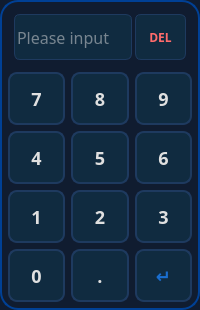
<?xml version="1.0" encoding="UTF-8"?>
<ui version="4.0">
 <class>numberkeypad</class>
 <widget class="QFrame" name="numberkeypad">
  <property name="geometry">
   <rect>
    <x>0</x>
    <y>0</y>
    <width>200</width>
    <height>310</height>
   </rect>
  </property>
  <property name="minimumSize">
   <size>
    <width>200</width>
    <height>310</height>
   </size>
  </property>
  <property name="maximumSize">
   <size>
    <width>240</width>
    <height>372</height>
   </size>
  </property>
  <property name="font">
   <font>
    <family>WenQuanYi Micro Hei</family>
    <pointsize>12</pointsize>
   </font>
  </property>
  <property name="cursor">
   <cursorShape>BlankCursor</cursorShape>
  </property>
  <property name="contextMenuPolicy">
   <enum>Qt::NoContextMenu</enum>
  </property>
  <property name="windowTitle">
   <string>NumberKeyPad</string>
  </property>
  <property name="styleSheet">
   <string notr="true">#numberkeypad{
	background-color: #101C30;
	border-radius: 18px;
	border: 2px solid #004095;
}</string>
  </property>
  <property name="locale">
   <locale language="Chinese" country="China"/>
  </property>
  <property name="lineWidth">
   <number>0</number>
  </property>
  <layout class="QVBoxLayout" name="verticalLayout" stretch="1,4">
   <property name="spacing">
    <number>6</number>
   </property>
   <property name="leftMargin">
    <number>6</number>
   </property>
   <property name="topMargin">
    <number>6</number>
   </property>
   <property name="rightMargin">
    <number>6</number>
   </property>
   <property name="bottomMargin">
    <number>6</number>
   </property>
   <item>
    <layout class="QHBoxLayout" name="horizontalLayout" stretch="7,3">
     <property name="spacing">
      <number>3</number>
     </property>
     <property name="leftMargin">
      <number>6</number>
     </property>
     <property name="topMargin">
      <number>6</number>
     </property>
     <property name="rightMargin">
      <number>6</number>
     </property>
     <property name="bottomMargin">
      <number>6</number>
     </property>
     <item>
      <widget class="QLineEdit" name="displayfield">
       <property name="sizePolicy">
        <sizepolicy hsizetype="Preferred" vsizetype="Preferred">
         <horstretch>0</horstretch>
         <verstretch>0</verstretch>
        </sizepolicy>
       </property>
       <property name="minimumSize">
        <size>
         <width>0</width>
         <height>0</height>
        </size>
       </property>
       <property name="font">
        <font>
         <family>WenQuanYi Micro Hei</family>
         <pointsize>-1</pointsize>
        </font>
       </property>
       <property name="cursor">
        <cursorShape>IBeamCursor</cursorShape>
       </property>
       <property name="mouseTracking">
        <bool>false</bool>
       </property>
       <property name="focusPolicy">
        <enum>Qt::NoFocus</enum>
       </property>
       <property name="contextMenuPolicy">
        <enum>Qt::NoContextMenu</enum>
       </property>
       <property name="acceptDrops">
        <bool>false</bool>
       </property>
       <property name="styleSheet">
        <string notr="true">#displayfield {
    background-color: #102B40;
    border: 1px solid #1E3A5F;
    border-radius: 6px;
    font-size: 16px;
	color: #E0E0E0;
}</string>
       </property>
       <property name="frame">
        <bool>true</bool>
       </property>
       <property name="alignment">
        <set>Qt::AlignLeading|Qt::AlignLeft|Qt::AlignVCenter</set>
       </property>
       <property name="readOnly">
        <bool>true</bool>
       </property>
       <property name="placeholderText">
        <string>Please input</string>
       </property>
       <property name="clearButtonEnabled">
        <bool>false</bool>
       </property>
      </widget>
     </item>
     <item>
      <widget class="QPushButton" name="deletebtn">
       <property name="sizePolicy">
        <sizepolicy hsizetype="Preferred" vsizetype="Preferred">
         <horstretch>0</horstretch>
         <verstretch>0</verstretch>
        </sizepolicy>
       </property>
       <property name="font">
        <font>
         <family>WenQuanYi Micro Hei</family>
         <pointsize>-1</pointsize>
         <weight>75</weight>
         <bold>true</bold>
        </font>
       </property>
       <property name="cursor">
        <cursorShape>BlankCursor</cursorShape>
       </property>
       <property name="focusPolicy">
        <enum>Qt::NoFocus</enum>
       </property>
       <property name="contextMenuPolicy">
        <enum>Qt::NoContextMenu</enum>
       </property>
       <property name="styleSheet">
        <string notr="true">#deletebtn{
    background-color: #102B40;
    border: 1px solid #1E3A5F;
    border-radius: 6px;
	font-weight: bold;
	font-size: 12px;
	color: #FF6B6B;
}
#deletebtn:pressed {
    background-color: #1E3A5F;
    border-color: #1A6ECF;
}
#deletebtn:disabled {
    border-color: #1A2A3A;
	color: #4A5A6A;
}</string>
       </property>
       <property name="text">
        <string>DEL</string>
       </property>
      </widget>
     </item>
    </layout>
   </item>
   <item>
    <widget class="QFrame" name="keypadframe">
     <property name="font">
      <font>
       <family>WenQuanYi Micro Hei</family>
       <pointsize>12</pointsize>
      </font>
     </property>
     <property name="cursor">
      <cursorShape>BlankCursor</cursorShape>
     </property>
     <property name="contextMenuPolicy">
      <enum>Qt::NoContextMenu</enum>
     </property>
     <property name="styleSheet">
      <string notr="true">#keypadframe {
    background-color: transparent;
    border: none;
}

#keypadframe QPushButton {
    background-color: #102B40;
    border: 1.8px solid #1E3A5F;
    border-radius: 9px;
    font-weight: bold;
	font-size: 18px;
	color: #E0E0E0;
}
#keypadframe QPushButton:pressed {
    background-color: #1E3A5F;
    border-color: #1A6ECF;
}
#keypadframe #btnenter{
	color: #1A6ECF;
}</string>
     </property>
     <property name="lineWidth">
      <number>0</number>
     </property>
     <layout class="QGridLayout" name="keypadGrid">
      <property name="leftMargin">
       <number>0</number>
      </property>
      <property name="topMargin">
       <number>0</number>
      </property>
      <property name="rightMargin">
       <number>0</number>
      </property>
      <property name="bottomMargin">
       <number>0</number>
      </property>
      <property name="spacing">
       <number>6</number>
      </property>
      <item row="0" column="0">
       <widget class="QPushButton" name="btn7">
        <property name="sizePolicy">
         <sizepolicy hsizetype="Preferred" vsizetype="Preferred">
          <horstretch>0</horstretch>
          <verstretch>0</verstretch>
         </sizepolicy>
        </property>
        <property name="minimumSize">
         <size>
          <width>0</width>
          <height>0</height>
         </size>
        </property>
        <property name="font">
         <font>
          <family>WenQuanYi Micro Hei</family>
          <pointsize>-1</pointsize>
          <weight>75</weight>
          <bold>true</bold>
         </font>
        </property>
        <property name="cursor">
         <cursorShape>BlankCursor</cursorShape>
        </property>
        <property name="focusPolicy">
         <enum>Qt::NoFocus</enum>
        </property>
        <property name="contextMenuPolicy">
         <enum>Qt::NoContextMenu</enum>
        </property>
        <property name="styleSheet">
         <string notr="true"/>
        </property>
        <property name="text">
         <string>7</string>
        </property>
       </widget>
      </item>
      <item row="0" column="1">
       <widget class="QPushButton" name="btn8">
        <property name="sizePolicy">
         <sizepolicy hsizetype="Preferred" vsizetype="Preferred">
          <horstretch>0</horstretch>
          <verstretch>0</verstretch>
         </sizepolicy>
        </property>
        <property name="minimumSize">
         <size>
          <width>0</width>
          <height>0</height>
         </size>
        </property>
        <property name="font">
         <font>
          <family>WenQuanYi Micro Hei</family>
          <pointsize>-1</pointsize>
          <weight>75</weight>
          <bold>true</bold>
         </font>
        </property>
        <property name="cursor">
         <cursorShape>BlankCursor</cursorShape>
        </property>
        <property name="focusPolicy">
         <enum>Qt::NoFocus</enum>
        </property>
        <property name="contextMenuPolicy">
         <enum>Qt::NoContextMenu</enum>
        </property>
        <property name="styleSheet">
         <string notr="true"/>
        </property>
        <property name="text">
         <string>8</string>
        </property>
       </widget>
      </item>
      <item row="0" column="2">
       <widget class="QPushButton" name="btn9">
        <property name="sizePolicy">
         <sizepolicy hsizetype="Preferred" vsizetype="Preferred">
          <horstretch>0</horstretch>
          <verstretch>0</verstretch>
         </sizepolicy>
        </property>
        <property name="minimumSize">
         <size>
          <width>0</width>
          <height>0</height>
         </size>
        </property>
        <property name="font">
         <font>
          <family>WenQuanYi Micro Hei</family>
          <pointsize>-1</pointsize>
          <weight>75</weight>
          <bold>true</bold>
         </font>
        </property>
        <property name="cursor">
         <cursorShape>BlankCursor</cursorShape>
        </property>
        <property name="focusPolicy">
         <enum>Qt::NoFocus</enum>
        </property>
        <property name="contextMenuPolicy">
         <enum>Qt::NoContextMenu</enum>
        </property>
        <property name="styleSheet">
         <string notr="true"/>
        </property>
        <property name="text">
         <string>9</string>
        </property>
       </widget>
      </item>
      <item row="1" column="0">
       <widget class="QPushButton" name="btn4">
        <property name="sizePolicy">
         <sizepolicy hsizetype="Preferred" vsizetype="Preferred">
          <horstretch>0</horstretch>
          <verstretch>0</verstretch>
         </sizepolicy>
        </property>
        <property name="minimumSize">
         <size>
          <width>0</width>
          <height>0</height>
         </size>
        </property>
        <property name="font">
         <font>
          <family>WenQuanYi Micro Hei</family>
          <pointsize>-1</pointsize>
          <weight>75</weight>
          <bold>true</bold>
         </font>
        </property>
        <property name="cursor">
         <cursorShape>BlankCursor</cursorShape>
        </property>
        <property name="focusPolicy">
         <enum>Qt::NoFocus</enum>
        </property>
        <property name="contextMenuPolicy">
         <enum>Qt::NoContextMenu</enum>
        </property>
        <property name="styleSheet">
         <string notr="true"/>
        </property>
        <property name="text">
         <string>4</string>
        </property>
       </widget>
      </item>
      <item row="1" column="1">
       <widget class="QPushButton" name="btn5">
        <property name="sizePolicy">
         <sizepolicy hsizetype="Preferred" vsizetype="Preferred">
          <horstretch>0</horstretch>
          <verstretch>0</verstretch>
         </sizepolicy>
        </property>
        <property name="minimumSize">
         <size>
          <width>0</width>
          <height>0</height>
         </size>
        </property>
        <property name="font">
         <font>
          <family>WenQuanYi Micro Hei</family>
          <pointsize>-1</pointsize>
          <weight>75</weight>
          <bold>true</bold>
         </font>
        </property>
        <property name="cursor">
         <cursorShape>BlankCursor</cursorShape>
        </property>
        <property name="focusPolicy">
         <enum>Qt::NoFocus</enum>
        </property>
        <property name="contextMenuPolicy">
         <enum>Qt::NoContextMenu</enum>
        </property>
        <property name="styleSheet">
         <string notr="true"/>
        </property>
        <property name="text">
         <string>5</string>
        </property>
       </widget>
      </item>
      <item row="1" column="2">
       <widget class="QPushButton" name="btn6">
        <property name="sizePolicy">
         <sizepolicy hsizetype="Preferred" vsizetype="Preferred">
          <horstretch>0</horstretch>
          <verstretch>0</verstretch>
         </sizepolicy>
        </property>
        <property name="minimumSize">
         <size>
          <width>0</width>
          <height>0</height>
         </size>
        </property>
        <property name="font">
         <font>
          <family>WenQuanYi Micro Hei</family>
          <pointsize>-1</pointsize>
          <weight>75</weight>
          <bold>true</bold>
         </font>
        </property>
        <property name="cursor">
         <cursorShape>BlankCursor</cursorShape>
        </property>
        <property name="focusPolicy">
         <enum>Qt::NoFocus</enum>
        </property>
        <property name="contextMenuPolicy">
         <enum>Qt::NoContextMenu</enum>
        </property>
        <property name="styleSheet">
         <string notr="true"/>
        </property>
        <property name="text">
         <string>6</string>
        </property>
       </widget>
      </item>
      <item row="2" column="0">
       <widget class="QPushButton" name="btn1">
        <property name="sizePolicy">
         <sizepolicy hsizetype="Preferred" vsizetype="Preferred">
          <horstretch>0</horstretch>
          <verstretch>0</verstretch>
         </sizepolicy>
        </property>
        <property name="minimumSize">
         <size>
          <width>0</width>
          <height>0</height>
         </size>
        </property>
        <property name="font">
         <font>
          <family>WenQuanYi Micro Hei</family>
          <pointsize>-1</pointsize>
          <weight>75</weight>
          <bold>true</bold>
         </font>
        </property>
        <property name="cursor">
         <cursorShape>BlankCursor</cursorShape>
        </property>
        <property name="focusPolicy">
         <enum>Qt::NoFocus</enum>
        </property>
        <property name="contextMenuPolicy">
         <enum>Qt::NoContextMenu</enum>
        </property>
        <property name="styleSheet">
         <string notr="true"/>
        </property>
        <property name="text">
         <string>1</string>
        </property>
       </widget>
      </item>
      <item row="2" column="1">
       <widget class="QPushButton" name="btn2">
        <property name="sizePolicy">
         <sizepolicy hsizetype="Preferred" vsizetype="Preferred">
          <horstretch>0</horstretch>
          <verstretch>0</verstretch>
         </sizepolicy>
        </property>
        <property name="minimumSize">
         <size>
          <width>0</width>
          <height>0</height>
         </size>
        </property>
        <property name="font">
         <font>
          <family>WenQuanYi Micro Hei</family>
          <pointsize>-1</pointsize>
          <weight>75</weight>
          <bold>true</bold>
         </font>
        </property>
        <property name="cursor">
         <cursorShape>BlankCursor</cursorShape>
        </property>
        <property name="focusPolicy">
         <enum>Qt::NoFocus</enum>
        </property>
        <property name="contextMenuPolicy">
         <enum>Qt::NoContextMenu</enum>
        </property>
        <property name="styleSheet">
         <string notr="true"/>
        </property>
        <property name="text">
         <string>2</string>
        </property>
       </widget>
      </item>
      <item row="2" column="2">
       <widget class="QPushButton" name="btn3">
        <property name="sizePolicy">
         <sizepolicy hsizetype="Preferred" vsizetype="Preferred">
          <horstretch>0</horstretch>
          <verstretch>0</verstretch>
         </sizepolicy>
        </property>
        <property name="minimumSize">
         <size>
          <width>0</width>
          <height>0</height>
         </size>
        </property>
        <property name="font">
         <font>
          <family>WenQuanYi Micro Hei</family>
          <pointsize>-1</pointsize>
          <weight>75</weight>
          <bold>true</bold>
         </font>
        </property>
        <property name="cursor">
         <cursorShape>BlankCursor</cursorShape>
        </property>
        <property name="focusPolicy">
         <enum>Qt::NoFocus</enum>
        </property>
        <property name="contextMenuPolicy">
         <enum>Qt::NoContextMenu</enum>
        </property>
        <property name="styleSheet">
         <string notr="true"/>
        </property>
        <property name="text">
         <string>3</string>
        </property>
       </widget>
      </item>
      <item row="3" column="0">
       <widget class="QPushButton" name="btn0">
        <property name="sizePolicy">
         <sizepolicy hsizetype="Preferred" vsizetype="Preferred">
          <horstretch>0</horstretch>
          <verstretch>0</verstretch>
         </sizepolicy>
        </property>
        <property name="minimumSize">
         <size>
          <width>0</width>
          <height>0</height>
         </size>
        </property>
        <property name="font">
         <font>
          <family>WenQuanYi Micro Hei</family>
          <pointsize>-1</pointsize>
          <weight>75</weight>
          <bold>true</bold>
         </font>
        </property>
        <property name="cursor">
         <cursorShape>BlankCursor</cursorShape>
        </property>
        <property name="focusPolicy">
         <enum>Qt::NoFocus</enum>
        </property>
        <property name="contextMenuPolicy">
         <enum>Qt::NoContextMenu</enum>
        </property>
        <property name="styleSheet">
         <string notr="true"/>
        </property>
        <property name="text">
         <string>0</string>
        </property>
       </widget>
      </item>
      <item row="3" column="1">
       <widget class="QPushButton" name="btndot">
        <property name="sizePolicy">
         <sizepolicy hsizetype="Preferred" vsizetype="Preferred">
          <horstretch>0</horstretch>
          <verstretch>0</verstretch>
         </sizepolicy>
        </property>
        <property name="minimumSize">
         <size>
          <width>0</width>
          <height>0</height>
         </size>
        </property>
        <property name="font">
         <font>
          <family>WenQuanYi Micro Hei</family>
          <pointsize>-1</pointsize>
          <weight>75</weight>
          <bold>true</bold>
         </font>
        </property>
        <property name="cursor">
         <cursorShape>BlankCursor</cursorShape>
        </property>
        <property name="focusPolicy">
         <enum>Qt::NoFocus</enum>
        </property>
        <property name="contextMenuPolicy">
         <enum>Qt::NoContextMenu</enum>
        </property>
        <property name="styleSheet">
         <string notr="true"/>
        </property>
        <property name="text">
         <string>.</string>
        </property>
       </widget>
      </item>
      <item row="3" column="2">
       <widget class="QPushButton" name="btnenter">
        <property name="sizePolicy">
         <sizepolicy hsizetype="Preferred" vsizetype="Preferred">
          <horstretch>0</horstretch>
          <verstretch>0</verstretch>
         </sizepolicy>
        </property>
        <property name="minimumSize">
         <size>
          <width>0</width>
          <height>0</height>
         </size>
        </property>
        <property name="font">
         <font>
          <family>WenQuanYi Micro Hei</family>
          <pointsize>-1</pointsize>
          <weight>75</weight>
          <bold>true</bold>
         </font>
        </property>
        <property name="cursor">
         <cursorShape>BlankCursor</cursorShape>
        </property>
        <property name="focusPolicy">
         <enum>Qt::NoFocus</enum>
        </property>
        <property name="contextMenuPolicy">
         <enum>Qt::NoContextMenu</enum>
        </property>
        <property name="styleSheet">
         <string notr="true"/>
        </property>
        <property name="text">
         <string>↵</string>
        </property>
       </widget>
      </item>
     </layout>
    </widget>
   </item>
  </layout>
 </widget>
 <resources/>
 <connections/>
</ui>
